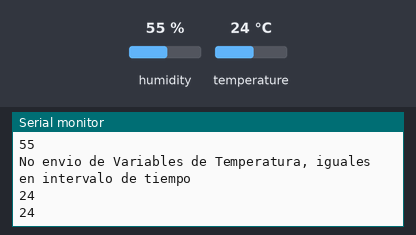
A sketch run on a simulated ESP8266 (NodeMCU). Parts: the last lines printed to the serial monitor. Inputs (shaded band) come from the test bench; at power-on: humidity 55 %, temperature 24 °C. WiFi joins after 1.5 s; servers stay silent unless stated; uploads are accepted with an empty reply.

Above: at 8.2 s.
8.3 s: humidity set to 22 %
At 8.8 s:
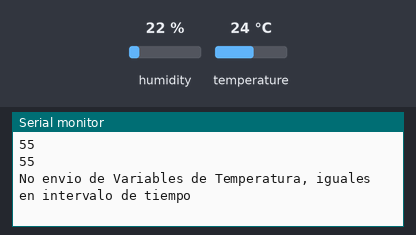
10.9 s: temperature set to 12 °C
At 11.4 s:
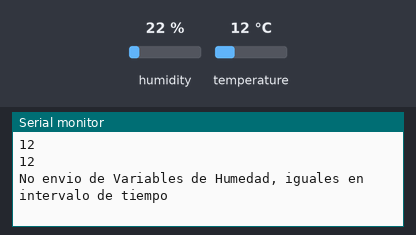
Timing chart, 0 to 13.3 s (numbered marks = the images above; inputs shaded):
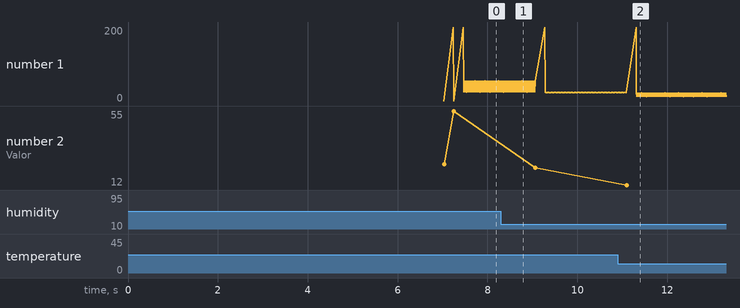

Measured:
- after the input at 10.9 s, the serial monitor: prints a new line after 0.18 s (image 2)
- plotted number 1: 55 → 22 after the input at 8.3 s
- plotted number 2: 55 → 22 after the input at 8.3 s, 22 → 12 after the input at 10.9 s

The sketch:

Proyecto_ESP8266.ino
```cpp
#include <DHT.h>
#include <ESP8266WiFi.h>
#include <ESP8266HTTPClient.h>
#include <ArduinoJson.h>

#define DHTPIN 5
#define DHTTYPE DHT11
DHT dht(DHTPIN, DHTTYPE);

int humInit;
int temInit;
int temFinal;
int humFinal;

const int capacity = JSON_OBJECT_SIZE(4);
StaticJsonDocument<capacity> JSONpost;
StaticJsonDocument<254> JSONget;

void setup() {

  Serial.begin(115200);
  dht.begin();

  int humInit = 0;
  int temInit = 0;
  int temFinal = 0;
  int humFinal = 0;

  connectWifi();
  Serial.println("Iniciando sensores...");
  delay(5000);

}

void connectWifi(){

  WiFi.begin("STARIII", "123456789");

  Serial.print("Conectando al WiFi");

  while (WiFi.status() != WL_CONNECTED){

    delay(2000);
    Serial.print(".");
  }
  Serial.println();
  Serial.print("Conectado, dirección IP: ");
  Serial.println(WiFi.localIP());
}

void postServerTemp(int paramSensor, int moduloID){

  if (WiFi.status() == WL_CONNECTED) {

    const int capacity = JSON_OBJECT_SIZE(4);
    StaticJsonDocument<capacity> JSONpost;   //Declaring static JSON buffer

    JSONpost["Fecha"] = "1010";
    JSONpost["VariableAmbiente"] = "Temperatura"; //Add value to array
    JSONpost["Valor"] = paramSensor; //Add value to array
    JSONpost["ModuloId"] = moduloID;
     //Add value to array

    serializeJsonPretty(JSONpost, Serial);

    char JSONmessageBuffer[200];

    serializeJson(JSONpost, JSONmessageBuffer);
    Serial.println(JSONmessageBuffer);
    HTTPClient http;    //Declare object of class HTTPClient

    http.begin("http://serviciosgranja.azurewebsites.net/api/AgroApi");      //Specify request destination
    http.addHeader("Content-Type", "application/json");  //Specify content-type header

    int httpCode = http.POST(JSONmessageBuffer);   //Send the request
    String response = http.getString();             //Get the response payload


    Serial.println(httpCode);   //Print HTTP return code
    Serial.println(response);    //Print request response payload

    deserializeJSON(response);


    http.end();  //Close connection

  } else {

    Serial.println("Error al conectar WiFi");

  }
}

void deserializeJSON(String response){

  DeserializationError error = deserializeJson(JSONget,response);

    if(error){
      Serial.println("Ocurrio un error al deserializar el Json: ");
      return;
    }

    int i = 0;
    bool activateSensor;
    while(i <= JSONget["Actuadores"].size()){

      if(JSONget["Actuadores"][i]["NombreActuador"] == "Ventilador"){
        activateSensor = JSONget["Actuadores"][i]["Activar"];
        actuadorVentilador(activateSensor);
      }

      if(JSONget["Actuadores"][i]["NombreActuador"] == "Bomba"){
        activateSensor = JSONget["Actuadores"][i]["Activar"];
        actuadorBomba(activateSensor);
      }

      i++;
    }


}

void actuadorVentilador(bool activar){

  if(activar == true){
    Serial.println("ACTIVAR VENTILADOR");
  }else{
    Serial.println("DESACTIVAR VENTILADOR");
  }
}

void actuadorBomba(bool activar){

  if(activar == true){
    Serial.println("ACTIVAR IRRIGACION");
  }else{
    Serial.println("DESACTIVAR IRRIGACION");
  }
}

void postServerHume(int paramSensor, int moduloID){

  if (WiFi.status() == WL_CONNECTED) {

     //Declaring static JSON buffer

    JSONpost["Fecha"] = "1010";
    JSONpost["VariableAmbiente"] = "Humedad"; //Add value to array
    JSONpost["Valor"] = paramSensor; //Add value to array
    JSONpost["ModuloId"] = moduloID;
     //Add value to array

    serializeJsonPretty(JSONpost, Serial);

    char JSONmessageBuffer[200];

    serializeJson(JSONpost, JSONmessageBuffer);
    Serial.println(JSONmessageBuffer);
    HTTPClient http;    //Declare object of class HTTPClient

    http.begin("http://serviciosgranja.azurewebsites.net/api/AgroApi");      //Specify request destination
    http.addHeader("Content-Type", "application/json");  //Specify content-type header

    int httpCode = http.POST(JSONmessageBuffer);   //Send the request
    String response = http.getString();             //Get the response payload

    Serial.println(httpCode);
    Serial.println(response);    //Print request response payload

    deserializeJSON(response);

    http.end();  //Close connection

  } else {

    Serial.println("Error al conectar WiFi");

  }
}


void eventTem() {

  temFinal = dht.readTemperature();

  if (temFinal != temInit) {
    Serial.print(".................Variables de Temperatura diferentes, envio Json al servidor con: ");
    Serial.println(temFinal);
    Serial.println(temInit);

    postServerTemp(temFinal,1);


    temInit = temFinal;

  } else {
    temInit = temFinal;
    Serial.println("No envio de Variables de Temperatura, iguales en intervalo de tiempo");
    Serial.println(temFinal);
    Serial.println(temInit);
  }

}


void eventHum() {

  humFinal = dht.readHumidity();

  if (humFinal != humInit) {
    Serial.print("...........Variables de Humedad diferentes, envio Json al servidor con: ");
    Serial.println(humFinal);
    Serial.println(humInit);

    postServerHume(humFinal,1);

    humInit = humFinal;
    return;
  } else {
    humInit = humFinal;
    Serial.println("No envio de Variables de Humedad, iguales en intervalo de tiempo");
    Serial.println(humFinal);
    Serial.println(humInit);
  }

}

void loop() {

  eventTem();
  eventHum();


}
```
